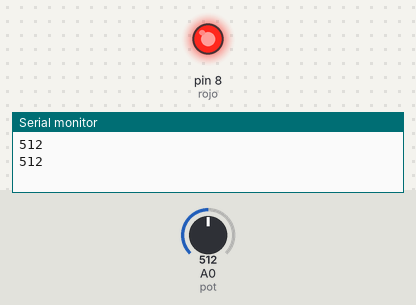
This sketch was run on a simulated Arduino Uno, built with avr-gcc and run on an emulated ATmega328P. Shown: output pins drawn as LEDs (lit = HIGH), the last lines printed to the serial monitor. Inputs (shaded band) come from the test bench; at power-on: A0 (pot) = 512.

Above: at 1.8 s.
1.9 s: A0 (pot) set to 139
3.4 s: A0 (pot) set to 117
At 4.7 s:
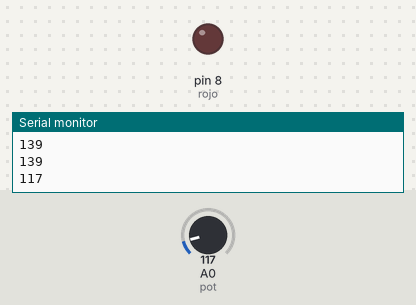
5.5 s: A0 (pot) set to 306
At 7.2 s:
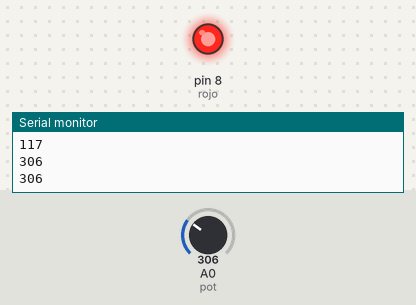
7.5 s: A0 (pot) set to 122
At 9.0 s:
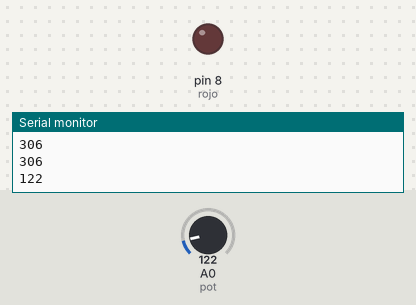
Timing chart, 0 to 10.5 s (numbered marks = the images above; inputs shaded):
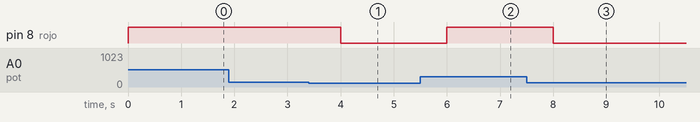

Measured:
- the behaviour switches between 128 and 127 on A0 (pot) (found by bisection; images 0 and 1)
- after the input at 3.4 s, pin 8 (rojo): HIGH → LOW after 0.60 s
- after the input at 5.5 s, pin 8 (rojo): LOW → HIGH after 0.50 s
- after the input at 7.5 s, pin 8 (rojo): HIGH → LOW after 0.50 s

The sketch:

Ej4.ino
```cpp
#define rojo 8
#define pot A0

void setup()
{
  Serial.begin(9600);
  pinMode(rojo, OUTPUT);
}

void loop()
{
  int valor = analogRead(pot);
  Serial.println(valor);
  analogWrite(rojo, valor);
  delay(1000);
  /*valor = 50;
  analogWrite(rojo, valor);
  delay(1000);
  valor = 100;
  analogWrite(rojo, valor);
  delay(1000);
  valor = 150;
  analogWrite(rojo, valor);
  delay(1000);
  valor = 200;
  analogWrite(rojo, valor);
  delay(1000);
  valor = 250;
  analogWrite(rojo, valor);
  delay(1000);*/
}
```
